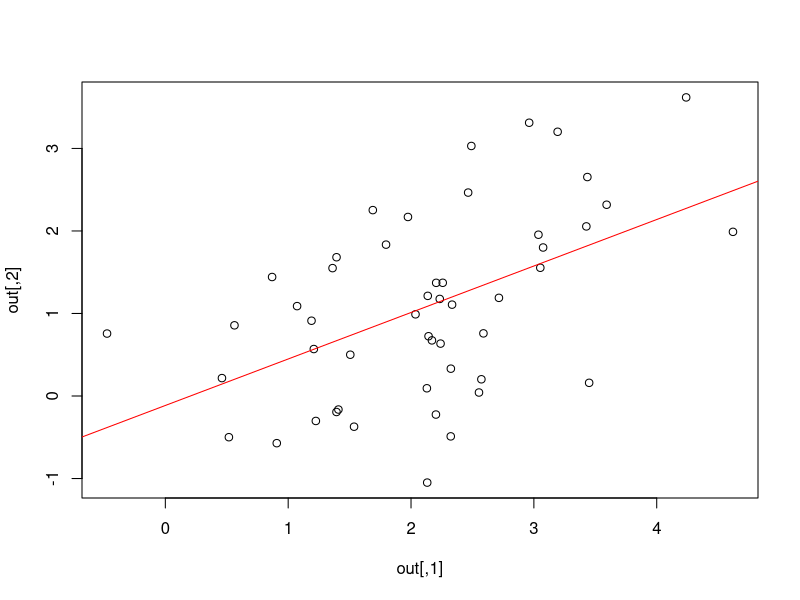
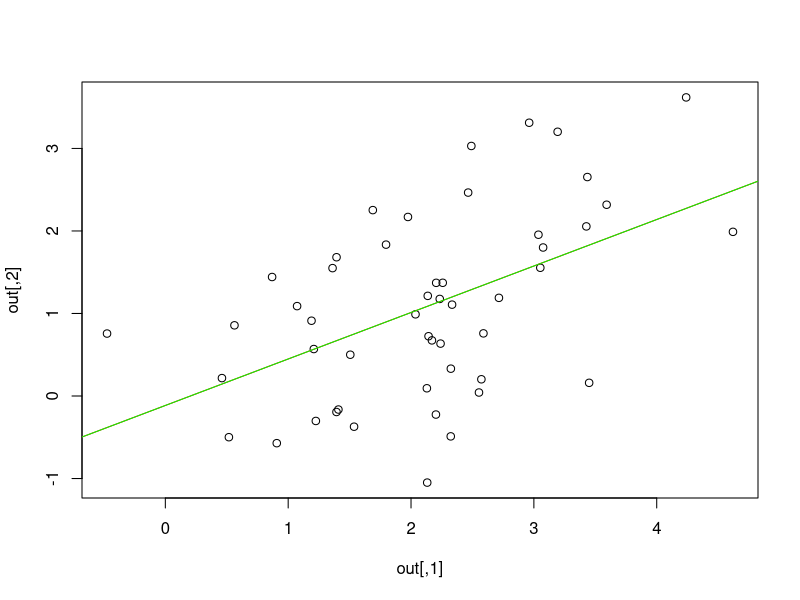
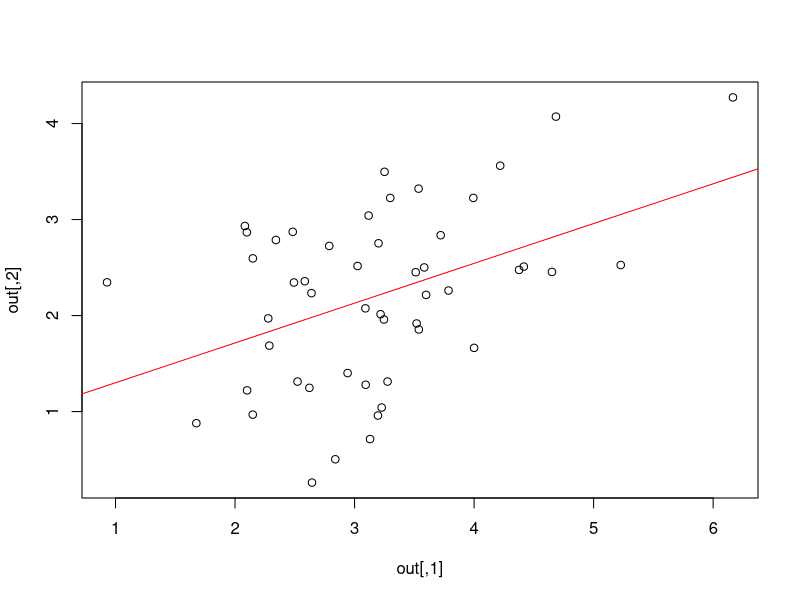
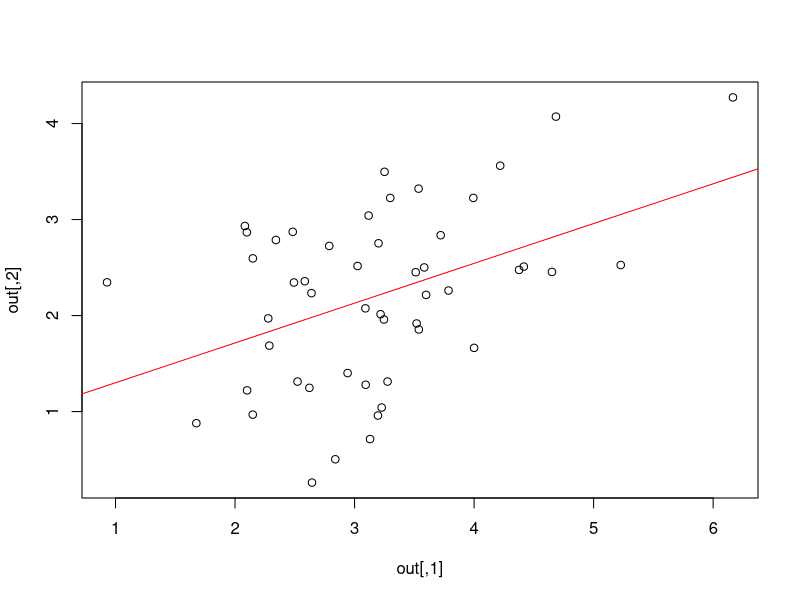

Recreate these plots in R, in order. (Note: this script raises an error after producing the figures.)
#Question  2

require(MASS)
beta = 0.5
SIGMA = matrix(c(1,beta,beta,1), ncol=2)
MU = c(2.0, 1.0)
print(SIGMA)
N = 50
out <- mvrnorm(N, mu = MU, Sigma = SIGMA)
dim(out)
out[1:10,]
plot(out)
abline(lm(out[,2]~out[,1]), col="red") # regression line (y~x)

# Our data set is named `out`, which we split into y and X
y <- out[, 2] 
x= rep(1, 2*N)#I create a vector of 1s 
X = matrix(x, nrow= 50, ncol = 2) #I put this vector of 1s in matrix

X[, 2] <- out[, 1] #I put the data in the second column, so now I have 
                   #a matrix which has a column of 1s and a column with the data 
                   #The rest is pretty much the same thing
print(X)
# Now carry out intermediate calculations
XT = t(X)
XTX = XT%*%X
invXTX = solve(XTX)
XTy = XT%*%y
beta = invXTX %*% XTy
beta

# Now add this line to the plot
plot(out)
abline(lm(out[,2]~out[,1]), col="red") # regression line (y~x) 
abline(a=beta[1,1], b=beta[2,1], col="green") # I have to change a and b


#Question 3

beta = 0.5
SIGMA = matrix(c(1,beta, beta, beta, 1, beta, beta, beta, 1), ncol=3)
MU = c(3, 2.0, 1.0)
print(SIGMA)
N = 50
out <- mvrnorm(N, mu = MU, Sigma = SIGMA)
dim(out)
out[1:10,]
plot(out)
print(out)
abline(lm(out[,2]~out[,1]), col="red") # regression line (y~x)

# Our data set is named `out`, which we split into y and X and X
z = out[, 3]
y <- out[, 2] 
V1= rep(1, 3*N)   #I create a vector of 1s 
X = matrix(V1, nrow= 50, ncol = 3) #I put this vector of 1s in matrix

X[, 2] <- out[, 1] #I put the data of the first variable in the second column, 
                   #so now I have 
                   #a matrix which has a column of 1s and a column with the data 
X[, 3] <- out[, 2] #I put the data of the second variable in the third column,


print(X)
#The rest is pretty much the same thing
print(X)
# Now carry out intermediate calculations
XT = t(X)
XTX = XT%*%X
invXTX = solve(XTX)
XTy = XT%*%y
beta = invXTX %*% XTy
beta

# Now add this line to the plot
plot(out)
abline(lm(out[,2]~out[,1]), col="red") # regression line (y~x) 
abline(a=beta[1,1], b=beta[2,1], col="green") # I have to change a and b


#Question 4
SIGMA = matrix(c(1,beta,beta,1), ncol=2)
MU = c(2.0, 1.0)

FindingBeta = function(nvar=2, MU=c(2.0, 1.0), 
                     SIGMA = matrix(c(1,beta,beta,1), ncol=2), N=50){
  
  out <- mvrnorm(N, mu = MU, Sigma = SIGMA)
  y = out[, 1]
  V1= rep(1, nvar*N)   #I create a vector of 1s 
  X = matrix(V1, nrow= 50, ncol = nvar) #I put this vector of 1s in matrix
  
  for(i in 2:nvar){
  
  X[, i] <- out[, i+1] 
  #I put the data of the first variable in the second column, 
  #so now I have 
  #a matrix which has a column of 1s and a column with the data 
  
  }
  
  # Now carry out intermediate calculations
  XT = t(X)
  XTX = XT%*%X
  invXTX = solve(XTX)
  XTy = XT%*%y
  beta = invXTX %*% XTy
  beta
  
  return(print(beta))
}
FindingBeta
FindingBeta(2, MU, SIGMA, N)
FindingBeta(2, MU, SIGMA, N)

